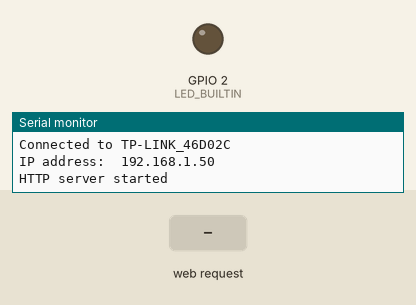
This sketch was run on a simulated ESP8266 (NodeMCU). On the bench: output pins drawn as LEDs (lit = HIGH, except the on-board LED, lit = LOW), the last lines printed to the serial monitor. The test bench sets the inputs (shaded band). WiFi joins after 1.5 s; servers stay silent unless stated.

Above: at 2.7 s.
2.8 s: HTTP request GET /update received
At 4.0 s:
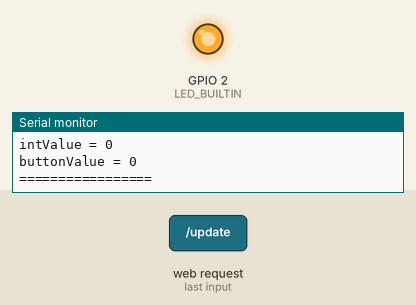
4.3 s: HTTP request GET /update?button=1 received
At 5.2 s:
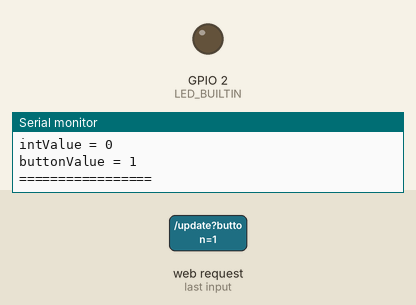
5.8 s: HTTP request GET /update?float=1 received
At 6.3 s:
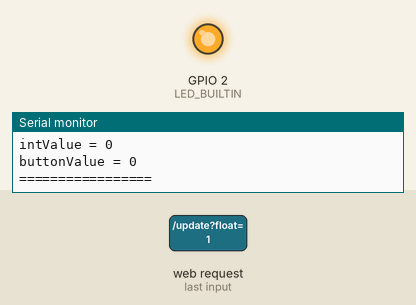
Timing chart, 0 to 8.8 s (numbered marks = the images above; inputs shaded):
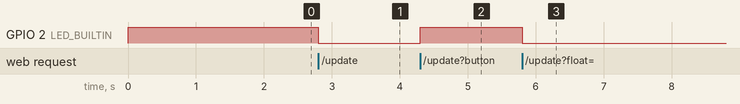

The sketch:

csd_server.ino
```cpp
/**********************************************************************
项目名称/Project          : 零基础入门学用物联网
程序名称/Program name     : csd_server
团队/Team                : 太极创客团队 / Taichi-Maker (www.taichi-maker.com)
作者/Author              : CYNO朔
日期/Date（YYYYMMDD）     : 20200228
程序目的/Purpose          :
演示如何实现两个NodeMCU间通过WiFi进行通讯。两台NodeMCU一个以服务器模式运行，
一个以客户端模式运行。

此代码为客户端代码。此代码主要功能：
    - 接收客户端发来的http请求
    - 解析客户端请求中的数据信息
    - 将解析的数据信息通过串口监视器显示供用户查看
    - 将解析的客户端按键状态信息用于控制板上LED的点亮和熄灭

-----------------------------------------------------------------------
修订历史/Revision History
日期/Date    作者/Author      参考号/Ref    修订说明/Revision Description
20200229      CYNO朔           0.01       加入IP设置

***********************************************************************/

#include <ESP8266WiFi.h>
#include <ESP8266WiFiMulti.h>   // 使用WiFiMulti库
#include <ESP8266WebServer.h>   // 使用WebServer库

ESP8266WiFiMulti wifiMulti;     // 建立ESP8266WiFiMulti对象,对象名称是 'wifiMulti'

ESP8266WebServer server(80);    // 建立网络服务器对象，该对象用于响应HTTP请求。监听端口（80）

IPAddress local_IP(192, 168, 0, 123); // 设置ESP8266-NodeMCU联网后的IP
IPAddress gateway(192, 168, 0, 1);    // 设置网关IP（通常网关IP是WiFI路由IP）
IPAddress subnet(255, 255, 255, 0);   // 设置子网掩码
IPAddress dns(192,168,0,1);           // 设置局域网DNS的IP（通常局域网DNS的IP是WiFI路由IP）

void setup(void){
  Serial.begin(9600);          // 启动串口通讯
  Serial.println("");

  pinMode(LED_BUILTIN, OUTPUT);
  digitalWrite(LED_BUILTIN, HIGH);

  // 设置开发板网络环境
  if (!WiFi.config(local_IP, gateway, subnet))
  {
    Serial.println("Failed to Config ESP8266 IP");
  }

  wifiMulti.addAP("TP-LINK_46D02C", "32416500"); // 将需要连接的一系列WiFi ID和密码输入这里
  wifiMulti.addAP("ssid_from_AP_2", "your_password_for_AP_2"); // ESP8266-NodeMCU再启动后会扫描当前网络
  wifiMulti.addAP("ssid_from_AP_3", "your_password_for_AP_3"); // 环境查找是否有这里列出的WiFi ID。如果有
  Serial.println("Connecting ...");                            // 则尝试使用此处存储的密码进行连接。

  // 尝试进行wifi连接。
  while (wifiMulti.run() != WL_CONNECTED) {
    delay(250);
    Serial.print('.');
  }

  // WiFi连接成功后将通过串口监视器输出连接成功信息
  Serial.println('\n');
  Serial.print("Connected to ");
  Serial.println(WiFi.SSID());              // 通过串口监视器输出连接的WiFi名称
  Serial.print("IP address:\t");
  Serial.println(WiFi.localIP());           // 通过串口监视器输出ESP8266-NodeMCU的IP

  server.on("/update", handleUpdate);        // 处理服务器更新函数

  server.begin();                            // 启动网站服务
  Serial.println("HTTP server started");
}

void loop(void){
  server.handleClient();                    // 检查http服务器访问
}

void handleUpdate(){
  float floatValue = server.arg("float").toFloat();  // 获取客户端发送HTTP信息中的浮点数值
  int intValue = server.arg("int").toInt();        // 获取客户端发送HTTP信息中的整数数值
  int buttonValue = server.arg("button").toInt();  // 获取客户端发送HTTP信息中的按键控制量

  server.send(200, "text/plain", "Received");                 // 发送http响应

  buttonValue == 0 ? digitalWrite(LED_BUILTIN, LOW) : digitalWrite(LED_BUILTIN, HIGH);

  // 通过串口监视器输出获取到的变量数值
  Serial.print("floatValue = ");  Serial.println(floatValue);
  Serial.print("intValue = ");  Serial.println(intValue);
  Serial.print("buttonValue = ");  Serial.println(buttonValue);
  Serial.println("=================");
}
```

Measured:
- after the input at 2.8 s, GPIO 2 (LED_BUILTIN): HIGH → LOW at once
- after the input at 4.3 s, GPIO 2 (LED_BUILTIN): LOW → HIGH at once
- after the input at 5.8 s, GPIO 2 (LED_BUILTIN): HIGH → LOW at once
